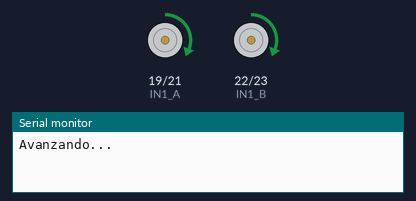
A program run on a simulated ESP32. On the bench: motor-driver pin pairs drawn as motors (green arrow = first pin HIGH = forward, orange = second pin HIGH = backward, longer = more drive), the last lines printed to the serial monitor.

Above: at 1.5 s.
At 3.5 s:
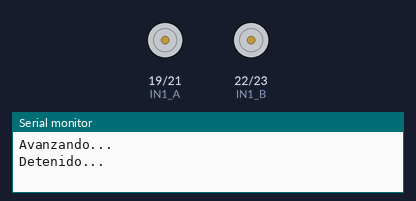
At 5.5 s:
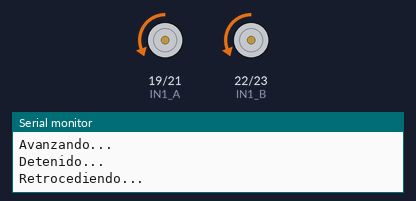
Timing chart, 0 to 10.4 s (numbered marks = the images above):
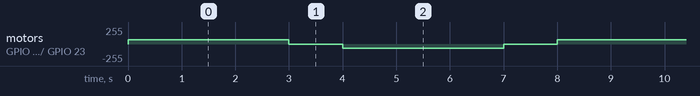

Measured:
- by itself, motor on GPIO 19 (IN1_A) / GPIO 21 (IN2_A), motor on GPIO 22 (IN1_B) / GPIO 23 (IN2_B): repeats every 8.0 s: stopped 1.0 s, backward 64/255 3.0 s, stopped 1.0 s, forward 64/255 3.0 s

The program:

main.cpp
```cpp
#include <Arduino.h>

// Pines motores
const int IN1_A = 19;
const int IN2_A = 21;
const int IN1_B = 22;
const int IN2_B = 23;

// Canales PWM
const int canalA1 = 0;
const int canalA2 = 1;
const int canalB1 = 2;
const int canalB2 = 3;

// Configuración PWM
const int frecuenciaPWM = 8000;   // 8 kHz
const int resolucionPWM = 12;     // 12 bits
const int PWM_mitad = 1028;       // 50% de 4095

void detenerMotores() {
  ledcWrite(canalA1, 0);
  ledcWrite(canalA2, 0);
  ledcWrite(canalB1, 0);
  ledcWrite(canalB2, 0);
}

void avanzar() {
  ledcWrite(canalA1, PWM_mitad);
  ledcWrite(canalA2, 0);

  ledcWrite(canalB1, PWM_mitad);
  ledcWrite(canalB2, 0);
}

void retroceder() {
  ledcWrite(canalA1, 0);
  ledcWrite(canalA2, PWM_mitad);

  ledcWrite(canalB1, 0);
  ledcWrite(canalB2, PWM_mitad);
}

void setup() {
  // Configurar canales PWM
  ledcSetup(canalA1, frecuenciaPWM, resolucionPWM);
  ledcSetup(canalA2, frecuenciaPWM, resolucionPWM);
  ledcSetup(canalB1, frecuenciaPWM, resolucionPWM);
  ledcSetup(canalB2, frecuenciaPWM, resolucionPWM);

  // Asociar pines con canales
  ledcAttachPin(IN1_A, canalA1);
  ledcAttachPin(IN2_A, canalA2);
  ledcAttachPin(IN1_B, canalB1);
  ledcAttachPin(IN2_B, canalB2);

  Serial.begin(115200);
}

void loop() {
  Serial.println("Avanzando...");
  avanzar();
  delay(3000);

  Serial.println("Detenido...");
  detenerMotores();
  delay(1000);

  Serial.println("Retrocediendo...");
  retroceder();
  delay(3000);

  Serial.println("Detenido...");
  detenerMotores();
  delay(1000);
}
```
